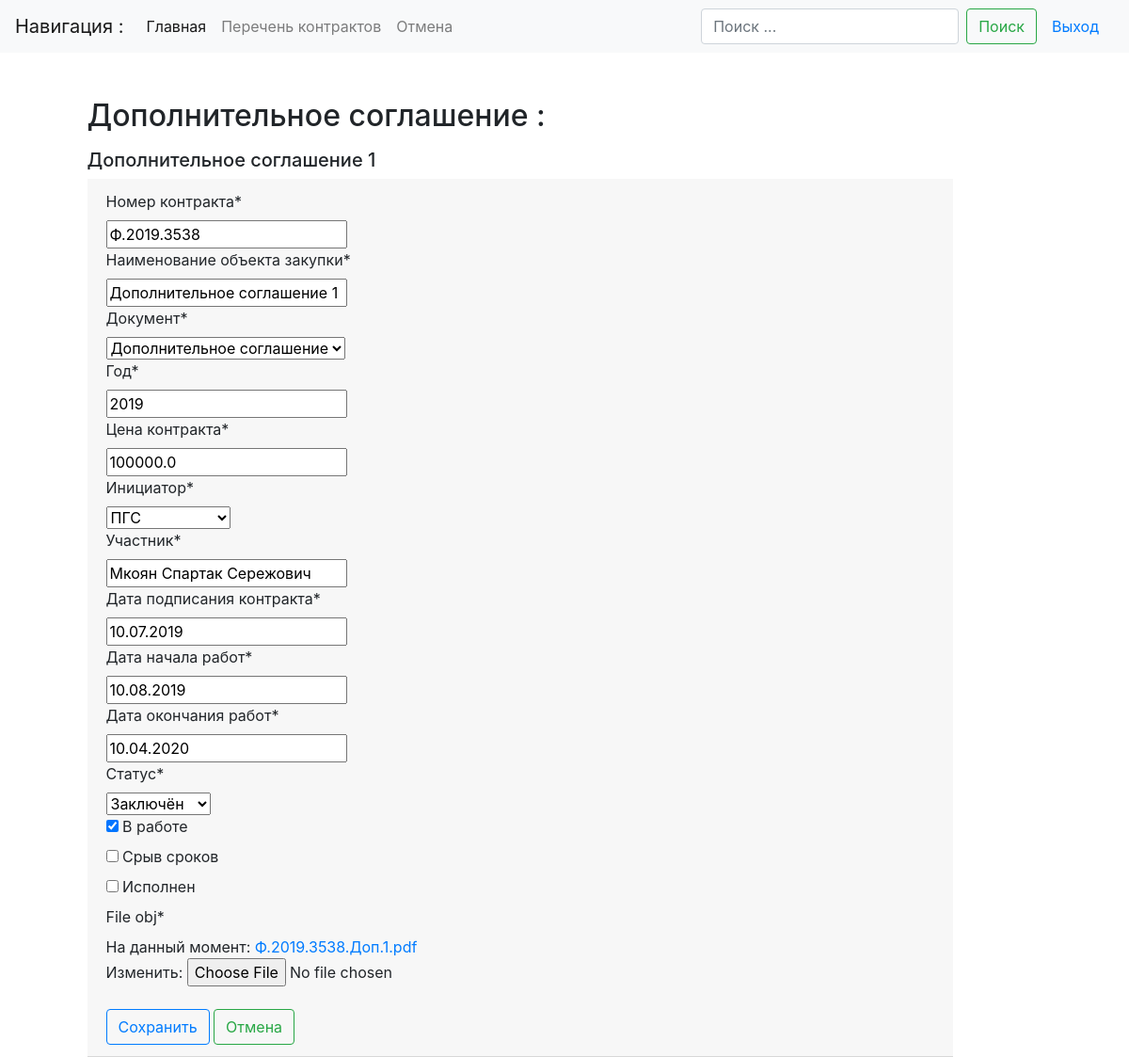
The page /update/4 (signed in) on the database its author committed.
### main/models.py (models this page shows, shortened)
class Contracts(models.Model):
    num_contract = models.CharField(max_length=20, db_index=True, verbose_name='Номер контракта', default='-')
    name_object = models.CharField(max_length=500, db_index=True, verbose_name='Наименование объекта закупки',
                                   default='-')
    type_doc = models.ForeignKey(TypeDoc, on_delete=models.DO_NOTHING, verbose_name='Документ', default='-')
    y_contract = models.CharField(max_length=4, verbose_name='Год', default='1970')
    c_contract = models.FloatField(max_length=50, verbose_name='Цена контракта')
    ini_contract = models.ForeignKey(Initiator, on_delete=models.DO_NOTHING, verbose_name='Инициатор', default='-')
    uch_contract = models.CharField(max_length=200, db_index=True, verbose_name='Участник', default='-')
    in_contract = models.CharField(max_length=10, null=True, verbose_name='Дата подписания контракта')
    in_work = models.CharField(max_length=10, null=True, verbose_name='Дата начала работ')
    out_work = models.CharField(max_length=10, null=True, verbose_name='Дата окончания работ')
    stat_contract = models.ForeignKey(StatusContract, on_delete=models.DO_NOTHING, verbose_name='Статус', default='-')
    work_contract = models.BooleanField('В работе')
    failures = models.BooleanField('Срыв сроков')
    executed = models.BooleanField('Исполнен')
    file_obj = models.FileField(upload_to='files/')
    data_stamp = models.DateTimeField(auto_now_add=True)
    class Meta:
        verbose_name = "Госконтракт"
        verbose_name_plural = "Госконтракты"
        ordering = ('y_contract', 'num_contract',)  # сортировка

class TypeDoc(models.Model):
    name = models.CharField(max_length=100, unique=True, db_index=True, verbose_name='Документ')
    def __str__(self):
        return '{}'.format(self.name)
    class Meta:
        verbose_name = "Документ"
        verbose_name_plural = "Документы"
        ordering = ('name',)  # сортировка

### main/views.py (the view, shortened to what this page needs)
# urls.py: path('update/<int:pk>', ContractUpdateView.as_view(), name='contract-update'),
class ContractUpdateView(UpdateView):
    model = Contracts
    form_class = ContractForm
    success_url = reverse_lazy('contract-list')
    def get_queryset(self):
        if self.request.user.is_authenticated:
            return Contracts.objects.all()
        else:
            return Contracts.objects.none()

### main/forms.py
class ContractForm(forms.ModelForm):
    class Meta:
        model = Contracts
        fields = '__all__' #все поля

### main/models.py (called while the page is built)
    def __str__(self):
        return '{}'.format(self.name)

    def __str__(self):
        return '{}'.format(self.name)

### templates/main/contracts_form.html (shortened to what this page needs)
{% extends 'base.html' %}
{% load crispy_forms_tags %}
{% block content %}
    {% if user.is_authenticated %}
      <h2 class="mb-3">{{ contracts.type_doc }} : </h2>
      <h5>{{ contracts.name_object }}</h5>
      <form method="post" enctype="multipart/form-data">
        <div class="card-header">
          <div class="row">
            <div class="col-12">
              {{ form|crispy}}
            </div>
          </div>
          <br>
          <div class="row">
            <div class="col-12">
              <button class="btn btn-outline-primary">Сохранить</button>
              <a href="{% url 'contract-list' %}" class="btn btn-outline-success my-1 my-sm-0">Отмена</a>
            </div>
          </div>
        </div>
      </form>
    {% else %}
        <h2 class="mb-3">Зарегистрируйтесь!!!</h2>
    {% endif %}
{% endblock %}

### rows shown on the page
Contracts: type_doc "Дополнительное соглашение", name_object "Дополнительное соглашение 1", num_contract "Ф.2019.3538", y_contract "2019", c_contract "100000.0", ini_contract "ПГС", uch_contract "Мкоян Спартак Сережович", in_contract "10.07.2019", in_work "10.08.2019", out_work "10.04.2020", stat_contract "Заключён", work_contract "☑"
